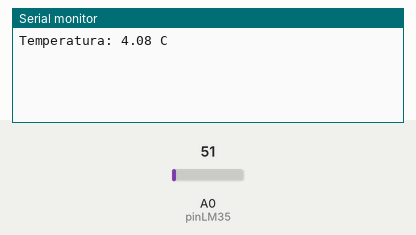
Simulated run of this sketch. Board: Arduino Uno, built with avr-gcc and run on an emulated ATmega328P. Shown: the last lines printed to the serial monitor. The inputs (shaded band) are chosen by the test bench; at power-on: A0 (pinLM35) = 51.

Above: at 1.2 s.
1.3 s: A0 (pinLM35) set to 61
At 2.6 s:
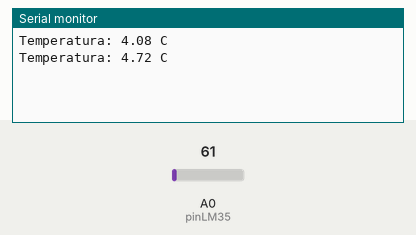
2.8 s: A0 (pinLM35) set to 71
At 3.9 s:
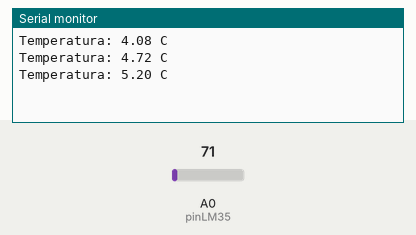
Timing chart, 0 to 5.8 s (numbered marks = the images above; inputs shaded):
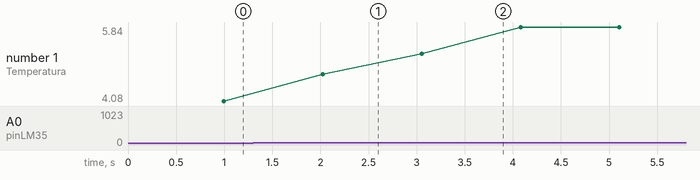

The sketch:

LM4F_E004.ino
```cpp
/*******************************************************************************
 *
 *                  Entradas analogicas
 *
 *******************************************************************************
 * FileName:        LM4F_E004.ino
 * Processor:       EX-LM4F120XL
 * Complier:        Energia 0101e0017
 * Author:          Pedro Sánchez Ramírez (MrChunckuee)
 * Blog:            http://mrchunckuee.blogspot.com/
 * Email:           mrchunckuee.psr@gmail.com
 * Description:     Ejemplo basico para para usar el ADC, leer temperatura del
                    LM35 y mostrarlo en el monitor serial.
 *******************************************************************************
 * Rev.         Date            Comment
 *   v1.00      27/10/2016      Creación del firmware
 ******************************************************************************/

const int pinLM35 = A0; // Pin analogico
int muestras, valueADC = 0;
float mvADC = 0;
float tempLM35 = 0; //Para almacenar °C

void setup(){
  Serial.begin(9600); // Start serial port at 9600 bps
}

void loop(){
  // read the analog in value:
  valueADC+=analogRead(pinLM35);
  muestras++;
  if(muestras==32){
    muestras=0;
    valueADC=valueADC>>5;
    tempLM35=valueADC*0.08;
    Serial.print("Temperatura: ");
    Serial.print(tempLM35);
    Serial.print(" C\n");
  }
  delay (32);
}
```

Measured:
- after the input at 1.3 s, the serial monitor: prints a new line after 0.72 s (image 1)
- after the input at 2.8 s, the serial monitor: prints a new line after 0.25 s (image 2)
- plotted number 1: 4.08 → 4.72 after the input at 1.3 s, 4.72 → 5.84 after the input at 2.8 s
